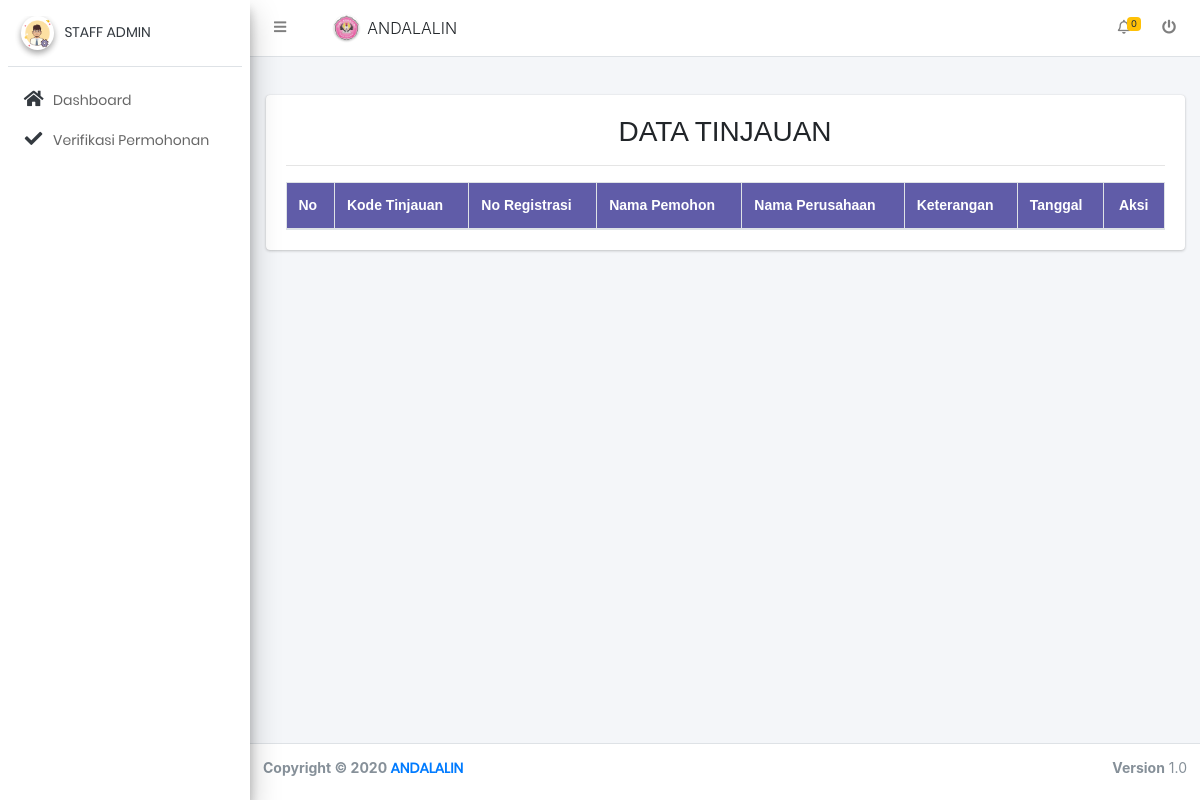
/index.php?p=tinjauan (signed in), run on an earlier commit of the app's database.
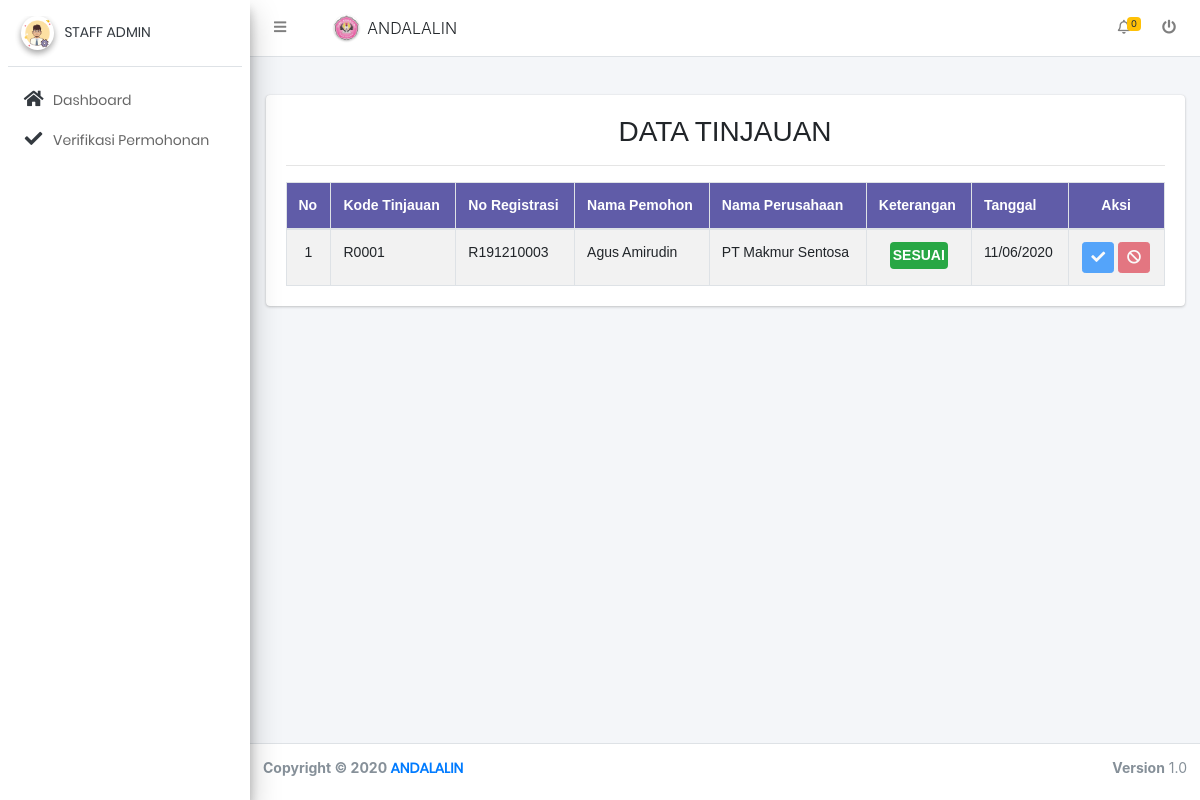
And on a later commit of the database.
### tables this page shows
CREATE TABLE `tinjauan`  (
  `kode_tinjauan` varchar(6) NOT NULL,
  `nik` varchar(16) NOT NULL,
  `no_registrasi` varchar(10) NOT NULL,
  `nip` varchar(22) NULL DEFAULT NULL,
  `keterangan` varchar(16) NOT NULL,
  `tanggal` datetime(0) NOT NULL DEFAULT current_timestamp(0) ON UPDATE CURRENT_TIMESTAMP(0),
  PRIMARY KEY (`kode_tinjauan`) USING BTREE
);

CREATE TABLE `pemohon`  (
  `nik` varchar(16) NOT NULL,
  `nama` text NOT NULL,
  `tempat_lahir` varchar(20) NOT NULL,
  `tanggal_lahir` date NOT NULL,
  `jk` varchar(1) NOT NULL,
  `alamat` text NOT NULL,
  `agama` varchar(10) NOT NULL,
  `no_npwp` varchar(20) NOT NULL,
  `ktp` varchar(32) NOT NULL,
  `npwp` varchar(32) NOT NULL,
  `katasandi` text NOT NULL,
  `tanggal_daftar` date NOT NULL,
  PRIMARY KEY (`nik`) USING BTREE
);

CREATE TABLE `perusahaan`  (
  `no_registrasi` varchar(10) NOT NULL,
  `no_nib` varchar(20) NOT NULL,
  `nik` varchar(20) NOT NULL,
  `nama_perusahaan` varchar(50) NOT NULL,
  `no_akte` varchar(20) NOT NULL,
  `tanggal_akte` date NOT NULL,
  `akte_perusahaan` text NOT NULL,
  `no_npwp_perusahaan` varchar(20) NOT NULL,
  `nama_npwp_perusahaan` varchar(50) NOT NULL,
  `alamat_npwp_perusahaan` varchar(100) NOT NULL,
  `npwp_perusahaan` text NOT NULL,
  `no_surat_bpn` varchar(20) NOT NULL,
  `tanggal_bpn` date NOT NULL,
  `nama_pembangunan_bpn` varchar(25) NOT NULL,
  `nama_lokasi_bpn` varchar(25) NOT NULL,
  `luas_lahan_bpn` varchar(10) NOT NULL,
  `surat_bpn` text NOT NULL,
  `no_alih_fungsi` varchar(20) NOT NULL,
  `tanggal_alih_fungsi` date NOT NULL,
  `perihal_alih_fungsi` text NOT NULL,
  `no_izin_lokasi` varchar(20) NOT NULL,
  `tanggal_izin_lokasi` date NOT NULL,
  `kriteria_pembangunan` text NOT NULL,
  `jumlah_pembangunan` int(5) NOT NULL,
  `jumlah_ruang_terbangun` int(5) NOT NULL,
  `status` int(1) NULL DEFAULT NULL,
  `tanggal_daftar` datetime(0) NOT NULL DEFAULT current_timestamp(0) ON UPDATE CURRENT_TIMESTAMP(0),
  PRIMARY KEY (`no_registrasi`) USING BTREE
);

### index.php (called while the page is built, shortened)
<?php
include_once 'class/index.php';
$index = new index;

### class/tinjauan.php (called while the page is built)
<?php
class Tinjauan
{
    public function lihat_data()
    {
        $koneksi = new koneksi();
        $query = $koneksi->conn->query("SELECT tinjauan.*, perusahaan.nama_perusahaan, pemohon.nama
        FROM tinjauan JOIN perusahaan ON tinjauan.no_registrasi = perusahaan.no_registrasi
        JOIN pemohon ON tinjauan.nik = pemohon.nik
        WHERE perusahaan.`status` = 1;");
        if ($query->num_rows > 0) {
            while ($row = $query->fetch_assoc()) {
                $data[] = $row;
            }
            return $data;
        }
    }
}

### class/koneksi.php (called while the page is built, shortened)
<?php
class koneksi
{
    private $dbhost = "localhost";
    private $dbuser = "root";
    private $dbpass = "";
    private $dbname = "db_andalalin";
    public function __construct()
    {
        $this->conn = new mysqli($this->dbhost, $this->dbuser, $this->dbpass, $this->dbname);
    }
}

### views/tinjauan/tampil_tinjauan.php (the view)
<div class="container-fluid" style="font-family: Arial, Helvetica, sans-serif;">
	<div class="row">
		<div class="col-md-12">
			<div class="card">
				<div class="card-body">
					<div class="text-center">
						<h3 class="page-header">
							DATA TINJAUAN
						</h3>
						<hr>
					</div>
					<table id="dataTable" class="table table-bordered table-striped" style="width: 100%;">
						<thead style="background-color: #605ca8; color: white;">
							<tr>
								<th>No</th>
								<th>Kode Tinjauan</th>
								<th>No Registrasi</th>
								<th>Nama Pemohon</th>
								<th>Nama Perusahaan</th>
								<th>Keterangan</th>
								<th>Tanggal</th>
								<th style="text-align:center">Aksi</th>
							</tr>
						</thead>
						<tbody>
							<?php
							if ($tinjauan->lihat_data() != FALSE) {
								$no = 1;
								foreach ($tinjauan->lihat_data() as $data_tinjauan) {
							?>
									<tr>
										<td class="text-center"><?php echo $no; ?></td>
										<td><?php echo $data_tinjauan['kode_tinjauan']; ?></td>
										<td><?php echo $data_tinjauan['no_registrasi']; ?></td>
										<td><?php echo $data_tinjauan['nama']; ?></td>
										<td><?php echo $data_tinjauan['nama_perusahaan']; ?></td>
										<td class="text-center"><span class="<?= ($data_tinjauan['keterangan'] == 0) ? 'bg-warning' : 'bg-success' ?> <?= ($data_tinjauan['keterangan'] == 2) ? 'bg-danger' : '' ?>" style="border-radius: 4px;background-color: #fff; display: inline-block; font-weight: 600;padding: 3px;">
												<?php if ($data_tinjauan['keterangan'] == 0) {
													echo 'MENUNNGU';
												} elseif ($data_tinjauan['keterangan'] == 1) {
													echo 'SESUAI';
												} else {
													echo 'TIDAK SESUAI';
												} ?>
											</span></td>
										<td><?php echo date('d/m/Y', strtotime($data_tinjauan['tanggal'])) ?></td>
										<td class="text-center">
											<button class="btn btn-sm btn-primary btn-custom" onclick="verif_tinjauan('<?= $data_tinjauan['kode_tinjauan'] ?>', 1, <?= $_SESSION['nip'] ?>)" title="sesuai" <?= ($data_tinjauan['keterangan'] == 1 || $data_tinjauan['keterangan'] == 2) ? 'disabled' : '' ?>><span class="fa fa-check"></span></button>
											<button class="btn btn-sm btn-danger btn-custom" onclick="verif_tinjauan('<?= $data_tinjauan['kode_tinjauan'] ?>', 2, <?= $_SESSION['nip'] ?>)" title="tidak sesuai" <?= ($data_tinjauan['keterangan'] == 1 || $data_tinjauan['keterangan'] == 2) ? 'disabled' : '' ?>><span class="fa fa-ban"></span></button>
										</td>
								<?php
									$no++;
								}
							}
								?>
						</tbody>
					</table>
				</div>
			</div>
		</div>
	</div>
</div>

### class/index.php (shortened to what this page needs)
<?php
class index
{
    function index()
    {
        require_once "class/koneksi.php";
        require_once "class/tinjauan.php";
?>
        <!DOCTYPE html>
        <html lang="en">
        <head>
            <link rel="stylesheet" type="text/css" href="http://localhost/andalalin/assets/login/css/util.css">
            <link rel="stylesheet" type="text/css" href="http://localhost/andalalin/assets/login/css/main.css">
            <link rel="stylesheet" type="text/css" href="http://localhost/andalalin/assets/login/css/second.css">
            <link rel="stylesheet" href="http://localhost/andalalin/assets/admin-lte-new/plugins/fontawesome-free/css/all.min.css">
            <link rel="stylesheet" href="http://localhost/andalalin/assets/admin-lte-new/dist/css/adminlte.min.css">
            <link rel="stylesheet" href="http://localhost/andalalin/assets/admin-lte-new/plugins/datatables-bs4/css/dataTables.bootstrap4.css">
            <link rel="stylesheet" href="http://localhost/andalalin/assets/admin-lte-new/plugins/toastr/toastr.min.css">
            <link rel="stylesheet" href="http://localhost/andalalin/assets/admin-lte-new/plugins/ekko-lightbox/ekko-lightbox.css">
            <link rel="stylesheet" href="http://localhost/andalalin/assets/admin-lte-new/fontawesome/fonts_google.css">
            <link rel="stylesheet" href="http://localhost/andalalin/assets/admin-lte-new/plugins/pace-progress/themes/yellow/pace-theme-flat-top.css">
        </head>
        <?php
        if ($_SESSION['nip'] == '' && $_SESSION['nik'] == '') {
            self::form_login();
        } elseif ($_GET['p'] == 'logout') {
            include_once "views/pengguna/logout.php";
        } else {
        ?>
            <body class="sidebar-mini layout-fixed">
                <div class="wrapper">
                    <nav class="main-header navbar navbar-expand navbar-white navbar-light">
                        <ul class="navbar-nav">
                            <li class="nav-item">
                                <a class="nav-link" data-widget="pushmenu" href="#"><i class="fas fa-bars"></i></a>
                            </li>
                        </ul>
                        <form class="form-inline ml-3">
                            <div class="input-group input-group-sm">
                                <a class="nav-link" style="margin-top: -0.2em;">
                                    <img src="http://localhost/andalalin/images/kharisma.png" alt="Stmik" class="brand-image img-circle elevation-1" style="opacity: .8; width: 25px;">
                                </a>
                                <span class="font-weight-light" style="margin-top: 0.4em; margin-left: -0.5em;">ANDALALIN</span>
                            </div>
                        </form>
                        <ul class="navbar-nav ml-auto">
                            <li class="nav-item dropdown">
                                <a class="nav-link" data-toggle="dropdown" href="#">
                                    <i class="far fa-bell"></i>
                                    <span class="badge badge-warning navbar-badge">0</span>
                                </a>
                            </li>
                            <li class="nav-item">
                                <a href="#" class="nav-link"> <i class="fa fa-power-off" id="logout"></i>
                                </a>
                            </li>
                        </ul>
                    </nav>
                    <aside class="main-sidebar elevation-4 sidebar-light-fuchsia  text-sm">
                        <div class="sidebar">
                            <div class="user-panel mt-3 pb-3 mb-3 d-flex">
                                <div class="image">
                                    <img src="http://localhost/andalalin/images/default.png" class="img-circle elevation-2" alt="User Image">
                                </div>
                                <div class="info">
                                    <a href="#" class="d-block"><?php if ($_SESSION['nik'] != '') {
                                                                    echo $_SESSION['nama'];
                                                                } else if ($_SESSION['nip'] != '') {
                                                                    if ($_SESSION['level'] == 'admin') {
                                                                        echo strtoupper($_SESSION['jabatan']);
                                                                    } else if ($_SESSION['level'] == 'kabid') {
                                                                        echo strtoupper($_SESSION['jabatan']);
                                                                    } else if ($_SESSION['level'] == 'kadis') {
                                                                        echo strtoupper($_SESSION['jabatan']);
                                                                    }
                                                                } ?></a>
                                </div>
                            </div>
                            <nav class="mt-2">
                                <ul class="nav nav-pills nav-sidebar flex-column" data-widget="treeview" role="menu" data-accordion="false">
                                    <li class="nav-item has-treeview">
                                        <a href="http://localhost/andalalin/index.php" class="nav-link">
                                            <i class="nav-icon fa fa-home"></i>
                                            <p>
                                                Dashboard
                                            </p>
                                        </a>
                                    </li>
                                    <?php if ($_SESSION['nip'] != '') :
                                        if ($_SESSION['level'] == 'admin') : ?>
                                            <li class="nav-item has-treeview">
                                                <a href="http://localhost/andalalin/index.php?p=verifikasi" class="nav-link">
                                                    <i class="nav-icon fa fa-check"></i>
                                                    <p>
                                                        Verifikasi Permohonan
                                                    </p>
                                                </a>
                                            </li>
                                        <?php endif;
                                        if ($_SESSION['level'] == 'kabid') : ?>
                                        <?php endif;
                                    endif; ?>
                                </ul>
                            </nav>
                        </div>
                    </aside>
                    <div class="content-wrapper">
                        <section class="content-header">
                        </section>
                        <section class="content text-sm">
                            <?php $this->loader(); ?>
                        </section>
                    </div>
                    <footer class="main-footer text-sm">
                        <div class="float-right d-none d-sm-block">
                            <b>Version</b> 1.0
                        </div>
                        <strong>Copyright &copy; 2020 <a href="http://localhost/andalalin">ANDALALIN</a></strong>
                    </footer>
                </div>
                <link rel="stylesheet" href="http://localhost/andalalin/assets/admin-lte-new/plugins/sweetalert2-theme-bootstrap-4/bootstrap-4.min.css">
            </body>
        </html>
<?php
        }
    }
    function loader()
    {
        $tinjauan = new Tinjauan();
        if (isset($_GET['p'])) {
            if ($_GET['p'] == 'verifikasi') {
                include "views/verifikasi/tampil_verifikasi.php";
            } else if ($_GET['p'] == 'detail_verifikasi') {
                include_once "views/verifikasi/detail_verifikasi.php";
            }
             else if ($_GET['p'] == 'permohonan') {
                include_once "views/perusahaan/tambah_perusahaan.php";
            }
             else if ($_GET['p'] == 'saran') {
                include_once "views/saran/buat_saran.php";
            }
             else if ($_GET['p'] == 'tinjauan') {
                include_once "views/tinjauan/tampil_tinjauan.php";
            }
        }
    }
}

### assets/login/css/main.css (style rules this page uses)
* { margin: 0px; padding: 0px; box-sizing: border-box; }
body, html { height: 100%; font-family: Poppins-Regular, sans-serif; }
a { font-family: Poppins-Regular; font-size: 14px; line-height: 1.7; color: #666666; margin: 0px; transition: all 0.4s; -webkit-transition: all 0.4s; -o-transition: all 0.4s; -moz-transition: all 0.4s; }
h1,h2,h3,h4,h5,h6 { margin: 0px; }
p { font-family: Poppins-Regular; font-size: 14px; line-height: 1.7; color: #666666; margin: 0px; }
ul, li { margin: 0px; list-style-type: none; }
button { outline: none !important; border: none; background: transparent; }

What changed in the data, as far as the page shows it:
added tinjauan: kode_tinjauan "R0001", no_registrasi "R191210003", pemohon.nama "Agus Amirudin", perusahaan.nama_perusahaan "PT Makmur Sentosa", keterangan "SESUAI", tanggal "11/06/2020"
